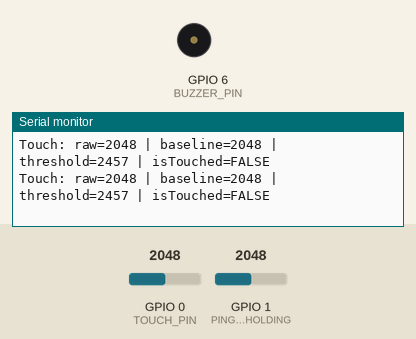
The sketch below on a simulated ESP32-C6. Shown: buzzer (waves = sounding, pin HIGH), the last lines printed to the serial monitor. The inputs (shaded band) are chosen by the test bench; at power-on: GPIO 0 (TOUCH_PIN) = 2048, GPIO 1 (PING_TOUCH_HOLDING) = 2048. Nothing arrives over Bluetooth unless stated; a phone connects over Bluetooth LE 3 s after start.

Above: at 5.2 s.
5.3 s: GPIO 0 (TOUCH_PIN) set to 2401
At 5.61 s:
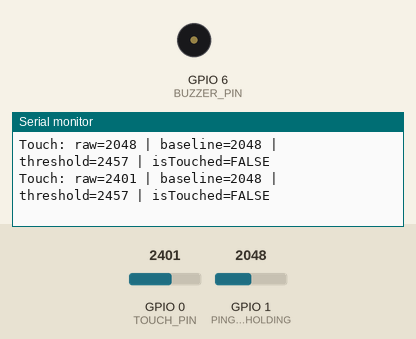
8.3 s: GPIO 0 (TOUCH_PIN) set to 2513
At 8.61 s:
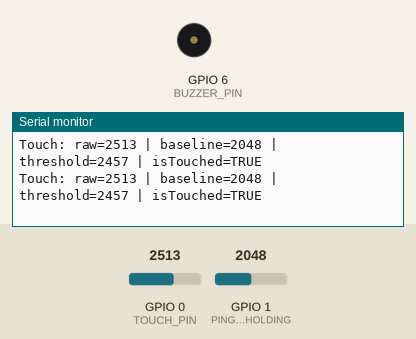

The sketch:

ping_bracelet_esp32c3.ino
```cpp
/*
 * Ping Bracelet - BLE Buzzer Control for Seeed Studio XIAO ESP32-C6
 *
 * Commands via BLE UART:
 *   buzz <ms> <power>  - Buzz for ms milliseconds at power (0.0-1.0)
 *   ramp <ms> <maxpower>  - Ramp up to maxpower over ms
 *   battery - Read battery voltage
 *   recalibrate - Recalibrate touch sensor
 */

#include <BLEDevice.h>
#include <BLEServer.h>
#include <BLEUtils.h>
#include <BLE2902.h>
#include <driver/gpio.h>  // For gpio_pullup_dis() and gpio_pulldown_dis()

// Pin definitions - Seeed Studio XIAO ESP32-C6
#define BUZZER_PIN 6     // Pin D6 for buzzer (PWM capable)
#define TOUCH_PIN 0       // Pin D0 (A0) for touch sensor (analog input)
#define BATTERY_PIN A1    // Battery voltage monitoring (A1/D1) - moved from A0 to avoid conflict with touch sensor

// Constants
#define PWM_FREQ 1000           // PWM frequency in Hz
#define PWM_RESOLUTION 8        // 8-bit resolution (0-255)
int pwmChannel = -1;            // LEDC channel (set by ledcAttach)
#define TOUCH_THRESHOLD_PERCENT 0.8  // Touch threshold (20% increase = touch, value > baseline * 1.2)

// BLE UUIDs
#define SERVICE_UUID "6E400001-B5A3-F393-E0A9-E50E24DCCA9E"  // UART Service
#define CHAR_UUID_RX "6E400002-B5A3-F393-E0A9-E50E24DCCA9E"  // RX Characteristic
#define CHAR_UUID_TX "6E400003-B5A3-F393-E0A9-E50E24DCCA9E"  // TX Characteristic
#define BATTERY_SERVICE_UUID "180F"
#define BATTERY_CHAR_UUID "2A19"

// BLE objects
BLEServer* pServer = nullptr;
BLECharacteristic* pTxCharacteristic = nullptr;
BLECharacteristic* pBatteryCharacteristic = nullptr;
bool deviceConnected = false;
bool oldDeviceConnected = false;

// Buzzer state
bool buzzerActive = false;
unsigned long buzzerStartTime = 0;
unsigned long buzzerDuration = 0;
float buzzerPower = 1.0;

// Ramp state
bool rampActive = false;
unsigned long rampStartTime = 0;
unsigned long rampDuration = 0;
float rampMaxPower = 0.0;

// Touch sensor state (using analog input since ESP32-C6 doesn't have capacitive touch)
uint16_t touchBaseline = 0;
bool isTouched = false;
unsigned long lastTouchRead = 0;
const unsigned long TOUCH_READ_INTERVAL = 200;

// Ping feature state
enum PingState {
  PING_IDLE,
  PING_TOUCH_HOLDING,
  PING_RAMPING,
  PING_WAITING_AFTER_RAMP,
  PING_BUZZING
};

PingState pingState = PING_IDLE;
unsigned long touchStartTime = 0;
unsigned long pingWaitStartTime = 0;
unsigned long touchReleaseStartTime = 0;

const unsigned long TOUCH_HOLD_TIME = 300;
const unsigned long PING_RAMP_TIME = 800;
const float PING_RAMP_POWER = 0.6;
const unsigned long PING_WAIT_AFTER_RAMP = 400;
const unsigned long PING_BUZZ_TIME = 50;
const float PING_BUZZ_POWER = 1.0;
const unsigned long TOUCH_RELEASE_DEBOUNCE = 100;

// Battery monitoring
float voltageHistory[10] = {0};
int voltageHistoryIndex = 0;
bool voltageHistoryFilled = false;
unsigned long lastVoltageUpdate = 0;
const float VOLTAGE_DIVIDER_RATIO = 2.0;  // Adjust based on your voltage divider circuit (2x for 2:1 divider)

// Forward declarations
void processCommand(String command);

// BLE Server callbacks
class ServerCallbacks: public BLEServerCallbacks {
  void onConnect(BLEServer* pServer) {
    deviceConnected = true;
    Serial.println("Client connected");
  }

  void onDisconnect(BLEServer* pServer) {
    deviceConnected = false;
    Serial.println("Client disconnected");
  }
};

// BLE Characteristic callbacks for RX
class CharacteristicCallbacks: public BLECharacteristicCallbacks {
  void onWrite(BLECharacteristic* pCharacteristic) {
    // Use getData() and getLength() to avoid String/std::string conversion issues
    uint8_t* data = pCharacteristic->getData();
    size_t length = pCharacteristic->getLength();

    if (length > 0) {
      // Convert to Arduino String (null-terminated)
      String command = String((char*)data, length);
      command.trim();
      if (command.length() > 0) {
        processCommand(command);
      }
    }
  }
};

void setup() {
  // CRITICAL: ESP32-C6 GPIO6 must be properly reset to clear all default configurations
  // Step 1: Reset pin to clear all default settings (including internal pull-ups)
  gpio_reset_pin((gpio_num_t)BUZZER_PIN);

  // Step 2: Configure pin using low-level GPIO API for full control
  gpio_config_t io_conf = {};
  io_conf.pin_bit_mask = (1ULL << BUZZER_PIN);    // Select GPIO6
  io_conf.mode = GPIO_MODE_OUTPUT;                 // Set as output
  io_conf.pull_up_en = GPIO_PULLUP_DISABLE;        // Disable pull-up
  io_conf.pull_down_en = GPIO_PULLDOWN_DISABLE;    // Disable pull-down
  io_conf.intr_type = GPIO_INTR_DISABLE;           // No interrupts
  gpio_config(&io_conf);

  // Step 3: Set to LOW immediately
  gpio_set_level((gpio_num_t)BUZZER_PIN, 0);
  delay(10);  // Give pin time to settle

  Serial.begin(115200);
  delay(1000);

  Serial.println("Ping Bracelet ESP32-C6 Starting");
  Serial.println("=== GPIO6 Configuration ===");
  Serial.print("Pin state (should be 0): ");
  Serial.println(gpio_get_level((gpio_num_t)BUZZER_PIN));
  Serial.println("Pin configured as OUTPUT with pull-up/down disabled");
  Serial.println("Measure voltage on D6 now - should be 0V");
  Serial.println("===========================");

  // Keep pin as digital output LOW - we'll attach PWM only when needed
  // This ensures the pin is truly LOW (0V) when buzzer is off
  // PWM will be attached dynamically when buzzing is needed
  Serial.println("Buzzer pin set to LOW (digital output mode)");

  // Calibrate touch sensor
  Serial.println("Calibrating touch sensor...");
  Serial.println("Please do NOT touch the sensor during calibration...");
  delay(1000);
  calibrateTouchSensor();

  // Initialize BLE with device name for iPhone visibility
  BLEDevice::init("Ping Bracelet");
  pServer = BLEDevice::createServer();
  pServer->setCallbacks(new ServerCallbacks());

  // Device Information Service (helps with iPhone visibility)
  BLEService* pDeviceInfoService = pServer->createService(BLEUUID((uint16_t)0x180A));
  BLECharacteristic* pManufacturerChar = pDeviceInfoService->createCharacteristic(
    BLEUUID((uint16_t)0x2A29),
    BLECharacteristic::PROPERTY_READ
  );
  pManufacturerChar->setValue("Ping Bracelet");
  pDeviceInfoService->start();

  // UART Service
  BLEService* pService = pServer->createService(SERVICE_UUID);

  // TX Characteristic (notify)
  pTxCharacteristic = pService->createCharacteristic(CHAR_UUID_TX, BLECharacteristic::PROPERTY_NOTIFY);
  pTxCharacteristic->addDescriptor(new BLE2902());

  // RX Characteristic (write)
  BLECharacteristic* pRxCharacteristic = pService->createCharacteristic(CHAR_UUID_RX, BLECharacteristic::PROPERTY_WRITE);
  pRxCharacteristic->setCallbacks(new CharacteristicCallbacks());

  pService->start();

  // Battery Service
  BLEService* pBatteryService = pServer->createService(BATTERY_SERVICE_UUID);
  pBatteryCharacteristic = pBatteryService->createCharacteristic(BATTERY_CHAR_UUID, BLECharacteristic::PROPERTY_READ | BLECharacteristic::PROPERTY_NOTIFY);
  pBatteryCharacteristic->addDescriptor(new BLE2902());
  pBatteryService->start();

  // Start advertising with proper settings for iPhone visibility
  BLEAdvertising* pAdvertising = BLEDevice::getAdvertising();
  pAdvertising->addServiceUUID(SERVICE_UUID);
  pAdvertising->addServiceUUID(BATTERY_SERVICE_UUID);
  pAdvertising->addServiceUUID(BLEUUID((uint16_t)0x180A));  // Device Information Service
  pAdvertising->setScanResponse(true);
  pAdvertising->setMinPreferred(0x06);  // Functions that help with iPhone connections
  pAdvertising->setMinPreferred(0x12);
  BLEDevice::startAdvertising();

  // Set initial battery level
  updateBatteryLevel();

  Serial.println("Bracelet ready!");
  Serial.println("Send commands via BLE UART:");
  Serial.println("  buzz <ms> <power>  - Buzz for ms at power (0.0-1.0)");
  Serial.println("  ramp <ms> <maxpower>  - Ramp up to maxpower over ms");
  Serial.println("  battery - Read battery voltage");
  Serial.println("  recalibrate - Recalibrate touch sensor");
}

void loop() {
  // Handle BLE connection state
  if (!deviceConnected && oldDeviceConnected) {
    delay(500);
    pServer->startAdvertising();
    oldDeviceConnected = deviceConnected;
  }
  if (deviceConnected && !oldDeviceConnected) {
    oldDeviceConnected = deviceConnected;
    sendBLE("Ping Bracelet connected!");
    sendBLE("Commands: buzz <ms> <power>, ramp <ms> <maxpower>, battery, recalibrate");
  }

  // Update buzzer (call frequently for smooth PWM)
  updateBuzzer();

  // Update ramp
  updateRamp();

  // Update ping feature
  updatePingFeature();

  // Update touch sensor
  updateTouchSensor();

  // Update battery level periodically
  static unsigned long lastBatteryUpdate = 0;
  if (millis() - lastBatteryUpdate > 10000) {
    lastBatteryUpdate = millis();
    updateBatteryLevel();
  }
}

void sendBLE(String message) {
  if (deviceConnected && pTxCharacteristic) {
    pTxCharacteristic->setValue(message.c_str());
    pTxCharacteristic->notify();
  }
  Serial.println(message);
}

void processCommand(String command) {
  command.trim();
  command.toLowerCase();

  Serial.print("Command received: ");
  Serial.println(command);

  if (command.startsWith("buzz ")) {
    int firstSpace = command.indexOf(' ', 5);
    if (firstSpace > 0) {
      String powerStr = command.substring(firstSpace + 1);
      powerStr.trim();

      unsigned long buzzTime = command.substring(5, firstSpace).toInt();
      float power = powerStr.toFloat();

      if (power < 0.0) power = 0.0;
      if (power > 1.0) power = 1.0;

      if (buzzTime > 0 && buzzTime <= 10000) {
        sendBLE("Buzzing for " + String(buzzTime) + "ms at power " + String(power));

        buzzerActive = true;
        buzzerStartTime = millis();
        buzzerDuration = buzzTime;
        buzzerPower = power;
      } else {
        sendBLE("Error: Time must be 1-10000ms");
      }
    } else {
      sendBLE("Error: Invalid format. Use: buzz <ms> <power>");
    }
  }
  else if (command.startsWith("ramp ")) {
    int firstSpace = command.indexOf(' ', 5);
    if (firstSpace > 0) {
      String powerStr = command.substring(firstSpace + 1);
      powerStr.trim();

      unsigned long rampTime = command.substring(5, firstSpace).toInt();
      float maxPower = powerStr.toFloat();

      if (maxPower < 0.0) maxPower = 0.0;
      if (maxPower > 1.0) maxPower = 1.0;

      if (rampTime > 0 && rampTime <= 10000) {
        sendBLE("Ramping to power " + String(maxPower) + " over " + String(rampTime) + "ms");

        rampActive = true;
        rampStartTime = millis();
        rampDuration = rampTime;
        rampMaxPower = maxPower;
      } else {
        sendBLE("Error: Time must be 1-10000ms");
      }
    } else {
      sendBLE("Error: Invalid format. Use: ramp <ms> <maxpower>");
    }
  }
  else if (command == "battery" || command == "bat") {
    float batteryVoltage = readBatteryVoltage();
    sendBLE("Battery: " + String(batteryVoltage, 3) + " V");
  }
  else if (command == "recalibrate" || command == "calibrate") {
    sendBLE("Recalibrating touch sensor...");
    calibrateTouchSensor();
    sendBLE("Calibration complete!");
  }
  else {
    sendBLE("Unknown command!");
    sendBLE("Available: buzz <ms> <power>, ramp <ms> <maxpower>, battery, recalibrate");
  }
}

float readBatteryVoltage() {
  // ESP32-C6: Use analogReadMilliVolts() for accurate voltage reading
  // Average multiple readings to reduce noise
  uint32_t sumMilliVolts = 0;
  const int numReadings = 16;

  for (int i = 0; i < numReadings; i++) {
    sumMilliVolts += analogReadMilliVolts(BATTERY_PIN);
  }

  // Calculate pin voltage in volts
  float pinVoltage = (sumMilliVolts / numReadings) / 1000.0;

  // Apply voltage divider ratio (adjust based on your hardware)
  // For a 2:1 divider (two equal resistors), use 2.0
  // For other ratios, adjust accordingly
  float batteryVoltage = pinVoltage * VOLTAGE_DIVIDER_RATIO;

  return batteryVoltage;
}

uint8_t voltageToPercentage(float voltage) {
  const float minVoltage = 3.0;
  const float maxVoltage = 4.2;

  if (voltage >= maxVoltage) return 100;
  if (voltage <= minVoltage) return 0;

  return (uint8_t)(((voltage - minVoltage) / (maxVoltage - minVoltage)) * 100.0);
}

float getRestingBatteryVoltage() {
  float currentVoltage = readBatteryVoltage();
  unsigned long now = millis();

  if (!buzzerActive && (now - lastVoltageUpdate > 1000)) {
    voltageHistory[voltageHistoryIndex] = currentVoltage;
    voltageHistoryIndex = (voltageHistoryIndex + 1) % 10;
    if (voltageHistoryIndex == 0) voltageHistoryFilled = true;
    lastVoltageUpdate = now;
  }

  float sum = 0;
  int count = voltageHistoryFilled ? 10 : voltageHistoryIndex;
  if (count == 0) return currentVoltage;

  for (int i = 0; i < count; i++) {
    sum += voltageHistory[i];
  }

  return sum / count;
}

void updateBatteryLevel() {
  float restingVoltage = getRestingBatteryVoltage();
  uint8_t percentage = voltageToPercentage(restingVoltage);

  static unsigned long lastDebug = 0;
  if (millis() - lastDebug > 10000) {
    lastDebug = millis();
    Serial.print("Battery: ");
    Serial.print(restingVoltage, 3);
    Serial.print("V (");
    Serial.print(percentage);
    Serial.println("%)");
  }

  if (deviceConnected && pBatteryCharacteristic) {
    pBatteryCharacteristic->setValue(&percentage, 1);
    pBatteryCharacteristic->notify();
  }
}

// Helper function to ensure buzzer pin is OFF (0V)
void turnOffBuzzer() {
  if (pwmChannel >= 0) {
    ledcWrite(pwmChannel, 0);
    ledcDetach(BUZZER_PIN);  // Detach PWM to release pin
    pwmChannel = -1;
  }
  // Reconfigure as output and set LOW using GPIO API
  gpio_set_direction((gpio_num_t)BUZZER_PIN, GPIO_MODE_OUTPUT);
  gpio_pullup_dis((gpio_num_t)BUZZER_PIN);
  gpio_set_level((gpio_num_t)BUZZER_PIN, 0);
}

void updateBuzzer() {
  if (buzzerActive) {
    // Attach PWM if not already attached
    if (pwmChannel < 0) {
      pwmChannel = ledcAttach(BUZZER_PIN, PWM_FREQ, PWM_RESOLUTION);
    }

    unsigned long elapsed = millis() - buzzerStartTime;

    if (elapsed >= buzzerDuration) {
      buzzerActive = false;
      turnOffBuzzer();  // Use helper to ensure pin is truly LOW
      sendBLE("Buzzer done!");
    } else {
      // Use hardware PWM for smooth control
      uint8_t pwmValue = (uint8_t)(buzzerPower * 255);
      if (pwmChannel >= 0) {
        ledcWrite(pwmChannel, pwmValue);
      }
    }
  } else {
    // Ensure pin is LOW when buzzer is not active
    turnOffBuzzer();
  }
}

void triggerBuzz(unsigned long duration, float power) {
  buzzerActive = true;
  buzzerStartTime = millis();
  buzzerDuration = duration;
  buzzerPower = power;
}

void updateRamp() {
  if (rampActive) {
    unsigned long elapsed = millis() - rampStartTime;
    bool isPingRamp = (pingState == PING_RAMPING);

    if (elapsed >= rampDuration && !isPingRamp) {
      rampActive = false;
      buzzerActive = false;
      turnOffBuzzer();  // Ensure pin is LOW
      sendBLE("Ramp complete!");
    } else {
      float progress = (float)elapsed / (float)rampDuration;
      if (progress > 1.0) progress = 1.0;
      float currentPower = progress * rampMaxPower;

      if (!buzzerActive) {
        buzzerActive = true;
        buzzerStartTime = rampStartTime;
        buzzerDuration = rampDuration + 1000;
      }
      buzzerPower = currentPower;
    }
  }
}

void calibrateTouchSensor() {
  // ESP32-C6 doesn't have capacitive touch, use analog input instead
  uint32_t sum = 0;
  const int numReadings = 10;

  for (int i = 0; i < numReadings; i++) {
    uint16_t reading = analogRead(TOUCH_PIN);
    sum += reading;
    delay(200);
  }

  touchBaseline = sum / numReadings;

  Serial.print("Touch baseline: ");
  Serial.println(touchBaseline);
  Serial.print("Touch threshold: ");
  Serial.println(calculateTouchThreshold());
}

uint16_t calculateTouchThreshold() {
  // For analog touch sensor, touched = higher value (opposite of capacitive)
  // Threshold is baseline * (1 + threshold_percent)
  return (uint16_t)(touchBaseline * (1.0 + (1.0 - TOUCH_THRESHOLD_PERCENT)));
}

void updateTouchSensor() {
  unsigned long currentMillis = millis();

  if (currentMillis - lastTouchRead >= TOUCH_READ_INTERVAL) {
    // ESP32-C6 doesn't have capacitive touch, use analog input
    uint16_t touchValue = analogRead(TOUCH_PIN);
    uint16_t threshold = calculateTouchThreshold();

    // For analog touch sensor, touched = higher value
    isTouched = (touchValue > threshold);

    lastTouchRead = currentMillis;

    // Debug output
    static unsigned long lastDebugOutput = 0;
    if (currentMillis - lastDebugOutput >= 200) {
      lastDebugOutput = currentMillis;
      String touchMsg = "Touch: raw=" + String(touchValue) +
                       " | baseline=" + String(touchBaseline) +
                       " | threshold=" + String(threshold) +
                       " | isTouched=" + String(isTouched ? "TRUE" : "FALSE");
      Serial.println(touchMsg);
      if (deviceConnected) {
        sendBLE(touchMsg);
      }
    }
  }
}

void updatePingFeature() {
  unsigned long currentMillis = millis();

  switch (pingState) {
    case PING_IDLE:
      if (isTouched) {
        touchStartTime = currentMillis;
        pingState = PING_TOUCH_HOLDING;
      }
      break;

    case PING_TOUCH_HOLDING:
      if (!isTouched) {
        pingState = PING_IDLE;
        touchReleaseStartTime = 0;
      } else if (currentMillis - touchStartTime >= TOUCH_HOLD_TIME) {
        pingState = PING_RAMPING;
        touchReleaseStartTime = 0;

        rampActive = true;
        rampStartTime = currentMillis;
        rampDuration = PING_RAMP_TIME;
        rampMaxPower = PING_RAMP_POWER;

        Serial.println("Ping: Starting ramp (touch held 300ms)");
      }
      break;

    case PING_RAMPING:
      if (!isTouched) {
        if (touchReleaseStartTime == 0) {
          touchReleaseStartTime = currentMillis;
        }

        if (currentMillis - touchReleaseStartTime >= TOUCH_RELEASE_DEBOUNCE) {
          pingState = PING_IDLE;
          rampActive = false;
          buzzerActive = false;
          turnOffBuzzer();  // Ensure pin is LOW
          touchReleaseStartTime = 0;
          Serial.println("Ping: Cancelled (touch released during ramp)");
        }
      } else {
        touchReleaseStartTime = 0;

        unsigned long rampElapsed = currentMillis - rampStartTime;
        if (rampElapsed >= rampDuration) {
          pingState = PING_WAITING_AFTER_RAMP;
          pingWaitStartTime = currentMillis;
          rampActive = false;
          buzzerActive = false;
          turnOffBuzzer();  // Ensure pin is LOW
          touchReleaseStartTime = 0;
          Serial.println("Ping: Ramp complete, waiting 400ms");
        }
      }
      break;

    case PING_WAITING_AFTER_RAMP:
      if (currentMillis - pingWaitStartTime >= PING_WAIT_AFTER_RAMP) {
        pingState = PING_BUZZING;
        triggerBuzz(PING_BUZZ_TIME, PING_BUZZ_POWER);
        Serial.println("Ping: Starting final buzz");
      }
      break;

    case PING_BUZZING:
      if (!buzzerActive) {
        pingState = PING_IDLE;
        sendBLE("ping sent!");
        Serial.println("Ping: Complete! Notification sent.");
      }
      break;
  }
}
```

Measured:
- the behaviour switches between 2457 and 2458 on GPIO 0 (TOUCH_PIN) (found by bisection; images 1 and 2)
- after the input at 5.3 s, the serial monitor: prints a new line after 0.15 s (image 1)
- after the input at 8.3 s, the serial monitor: prints a new line after 0.15 s (image 2)
